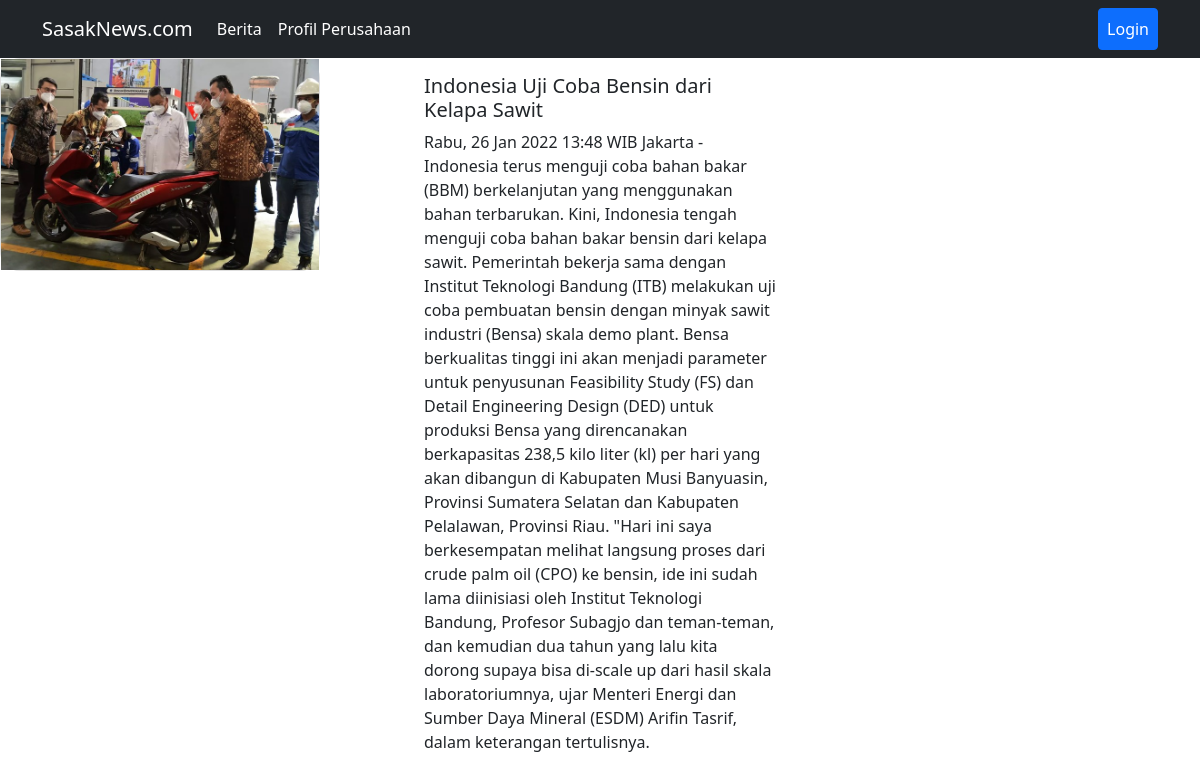
/detail.php?id=8, run on the app's committed database.
### tables this page shows
CREATE TABLE `tbl_artikel` (
  `id` int(11) NOT NULL,
  `judul` varchar(255) NOT NULL,
  `isi` text NOT NULL,
  `penulis` varchar(255) NOT NULL,
  `keyword` varchar(255) NOT NULL,
  `gambar` text NOT NULL
);

### detail.php (the view, shortened to what this page needs)
<!doctype html>
<html lang="en">
  <head>
    <link href="https://cdn.jsdelivr.net/npm/bootstrap@5.1.3/dist/css/bootstrap.min.css" rel="stylesheet">
  </head>
  <body>
  <?php
  include 'navbar_index.php';
  ?>
  <div class="contaiter">
    <div class="row">
    <?php
        require 'admin/koneksi.php';
        if(isset($_GET['id'])){
            $id = $_GET['id'];
            $sql = "SELECT * FROM  tbl_artikel WHERE id='$id'";
            $query = mysqli_query($koneksi, $sql);
            $data = mysqli_fetch_object($query);
        }
    ?>
            <div class="col-md-4">
                <div class="card" style="width: 20rem; border-radius: 20px;">
                    <img src="admin/img/<?= $data->gambar; ?>" alt="" srcset="">
                </div>
            </div>
            <div class="col-md-4">
                <div class="card-body">
                    <h5 class="card-title"><?= $data->judul; ?></h5>
                    <p><?= $data->isi; ?></p>
                </div>
            </div>
        </div>
    </div>
  </body>
</html>

### data on the page
tbl_artikel: gambar (picture), judul "Indonesia Uji Coba Bensin dari Kelapa Sawit", isi "Rabu, 26 Jan 2022 13:48 WIB Jakarta - Indonesia terus menguji coba bahan bakar (BBM) berkelanjutan yang menggunakan bahan terbarukan. Kini, Indonesia tengah menguji coba bahan bakar bensin dari kelapa sawit. Pemerintah bekerja sama dengan Institut Teknologi Bandung (ITB) melakukan uji coba pembuatan bensin dengan minyak sawit industri (Bensa) skala demo plant. Bensa berkualitas tinggi ini akan menjadi parameter untuk penyusunan Feasibility Study (FS) dan Detail Engineering Design (DED) untuk produksi Bensa yang direncanakan berkapasitas 238,5 kilo liter (kl) per hari yang akan dibangun di Kabupaten Musi Banyuasin, Provinsi Sumatera Selatan dan Kabupaten Pelalawan, Provinsi Riau. \"Hari ini…"
